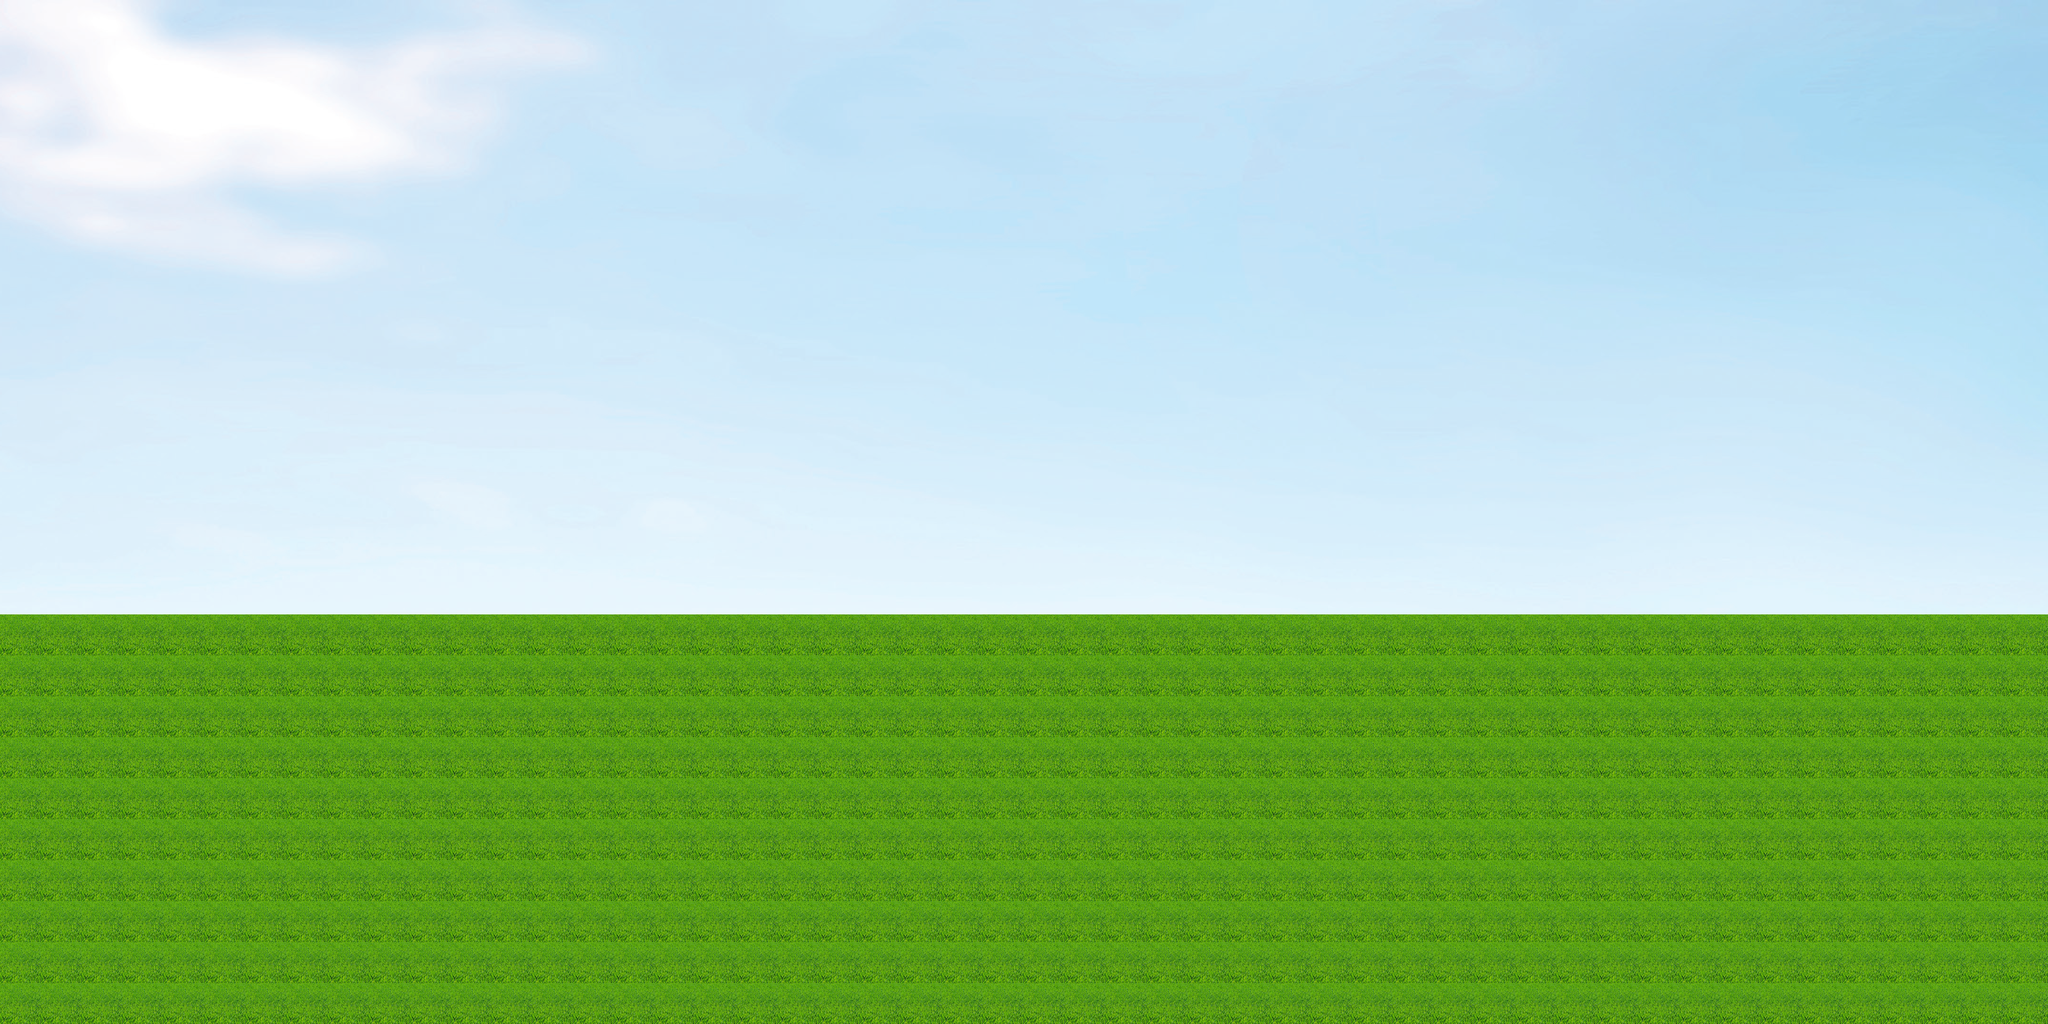

A level layout from a 2D game, rendered from its tile map. Below: a short description, then the map file with tile-grid data replaced by summaries:
An orthogonal 50x25 tile map with 128x128 px tiles, 1 tile layer (ground), 5 tilesets and 7 objects (2x ground, target, bow, arrow, arrow-arm, ...).

<map version="1.0" orientation="orthogonal" renderorder="right-down" width="50" height="25" tilewidth="128" tileheight="128" nextobjectid="37">
 <tileset firstgid="1" name="grass" tilewidth="128" tileheight="128" tilecount="1">
  <image source="grass.png" width="128" height="128" />
 </tileset>
 <tileset firstgid="2" name="sky" tilewidth="128" tileheight="128" tilecount="750">
  <image source="sky.png" width="6400" height="1920" />
 </tileset>
 <tileset firstgid="752" name="bow" tilewidth="384" tileheight="384" tilecount="1">
  <image source="bow.png" width="384" height="384" />
 </tileset>
 <tileset firstgid="753" name="coll" tilewidth="512" tileheight="512" tilecount="1">
  <tile id="0">
   <image width="512" height="512" source="target.png" />
  </tile>
 </tileset>
 <tileset firstgid="754" source="bow-img.tsx" />
 <layer name="ground" width="50" height="25">
  <data>[1250 cells, 1250 non-empty, 751 distinct tile ids]</data>
 </layer>
 <objectgroup name="objects">
  <object id="2" name="target" x="5376" y="2176" width="512" height="512" />
  <object id="8" name="bow" x="1264.92" y="2239.7" width="431.022" height="408.289" />
  <object id="13" name="ground" x="5366.67" y="2687.33">
   <polyline totalPoints="0,0 -4688,2" />
  </object>
  <object id="27" name="arrow" x="1518.67" y="2418.33">
   <polygon totalPoints="0,0 53.3333,18.6667 1.66667,42.6667" />
  </object>
  <object id="36" name="arrow-arm" x="1517" y="2437">
   <polygon totalPoints="0,0 0,7.5 -158,8 -157,1" />
  </object>
 </objectgroup>
 <objectgroup name="contour" />
 <objectgroup name="graphics">
  <object id="10" name="target-img" gid="753" x="5378.67" y="2688" width="512" height="512" />
  <object id="18" name="ground" gid="754" x="1267.71" y="2647.9" width="426.863" height="404.003" />
 </objectgroup>
</map>